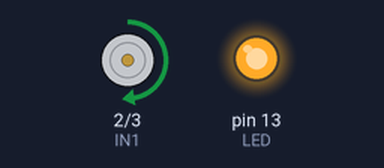
This sketch was run on a simulated Arduino Uno, built with avr-gcc and run on an emulated ATmega328P. Shown: motor-driver pin pairs drawn as motors (green arrow = first pin HIGH = forward, orange = second pin HIGH = backward, longer = more drive, scaled by the enable pin), output pins drawn as LEDs (lit = HIGH).

Above: at 0.5 s.
At 4.0 s:
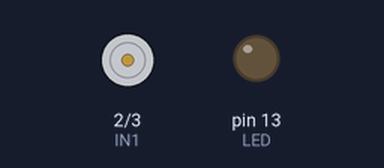
At 6.5 s:
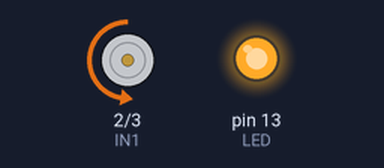
At 10.5 s:
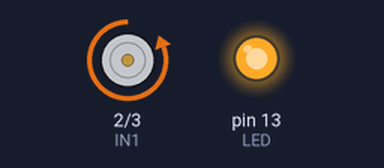
Timing chart, 0 to 16.9 s (numbered marks = the images above):
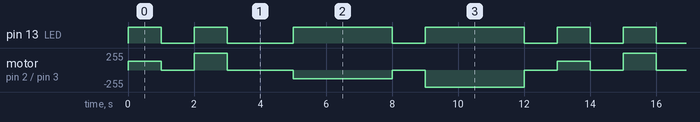

The sketch:

sketch_sep12b.ino
```cpp
#define IN1 2  // PD2
#define IN2 3  // PD3
#define ENA 6  // PD6
#define LED 13 // Built-in LED

// Initialize pins
void setup() {
  pinMode(IN1, OUTPUT);  // Motor pin
  pinMode(IN2, OUTPUT);  // Motor pin
  pinMode(ENA, OUTPUT);  // PWM pin for motor speed
  pinMode(LED, OUTPUT);  // LED pin for indicator
}

void loop() {
  // Motor "Forward" Half speed
  digitalWrite(LED, HIGH);     // LED ON
  digitalWrite(IN1, HIGH);     // Forward direction
  digitalWrite(IN2, LOW);
  analogWrite(ENA, 128);       // 50% speed (PWM 0-255)
  delay(1000);
  digitalWrite(LED, LOW);      // LED OFF

  // Motor Stop
  analogWrite(ENA, 0);
  delay(1000);

  // Motor "Forward" Top speed
  digitalWrite(LED, HIGH);
  digitalWrite(IN1, HIGH);     // Forward direction
  digitalWrite(IN2, LOW);
  analogWrite(ENA, 255);       // 100% speed
  delay(1000);
  digitalWrite(LED, LOW);

  // Motor Stop
  analogWrite(ENA, 0);
  delay(2000);

  // Motor "Reverse" Half speed
  digitalWrite(LED, HIGH);
  digitalWrite(IN1, LOW);      // Reverse direction (swap IN1/IN2)
  digitalWrite(IN2, HIGH);
  analogWrite(ENA, 128);       // 50% speed
  delay(3000);
  digitalWrite(LED, LOW);

  // Motor Stop
  analogWrite(ENA, 0);
  delay(1000);

  // Motor "Reverse" Top speed
  digitalWrite(LED, HIGH);
  digitalWrite(IN1, LOW);      // Reverse direction (swap IN1/IN2)
  digitalWrite(IN2, HIGH);
  analogWrite(ENA, 255);       // 100% speed
  delay(3000);
  digitalWrite(LED, LOW);

  // Motor Stop
  analogWrite(ENA, 0);
  delay(1000);
}
```

Measured:
- by itself, pin 13 (LED): repeats every 13.0 s: LOW 1.0 s, HIGH 1.0 s, LOW 2.0 s, 2 × (HIGH 3.0 s, LOW 1.0 s), HIGH 1.0 s
- by itself, motor on pin 2 (IN1) / pin 3 (IN2): repeats every 13.0 s: stopped 1.0 s, forward 255/255 1.0 s, stopped 2.0 s, backward 128/255 3.0 s, stopped 1.0 s, backward 255/255 3.0 s, stopped 1.0 s, forward 128/255 1.0 s
